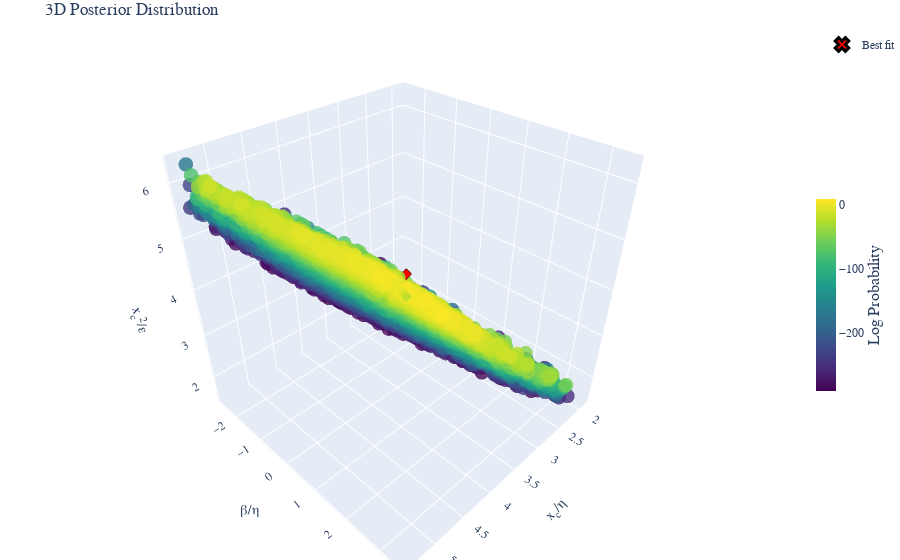

Notebook code cell kept with this figure:
### Code cell
fig =post.plot_posterior3D_interactive([0,1,2],labels=labels_trans, truths=np.log(truths_trans),truth_label="Best fit" )
# Save the figure using matplotlib's savefig instead of plotly's write_image
fig.show()
if SAVE_PRODUCTS:
    # Save the figure as HTML
    html_file_name = config_name+test_str+'_3D_plot'
    if subfolder is not None:
        html_file_name = os.path.join(subfolder, html_file_name)
    html_path = os.path.join(Products_folder, 'html_3d_plots', f'{html_file_name}.html')
    # Create directory if it doesn't exist
    os.makedirs(os.path.dirname(html_path), exist_ok=True)
    fig.write_html(html_path)

### Figure 1 — Plotly figure (JSON) as saved in the notebook; plotly's stock layout.template omitted (floating-point values rounded to 4 significant figures; data arrays with more than 128 entries replaced by an {"elided": "..."} marker saying what was removed)
{"data": [{"marker": {"color": {"elided": "6419 float values"}, "colorbar": {"len": 0.4, "thickness": 20, "title": {"font": {"size": 16}, "side": "right", "text": "Log Probability"}, "x": 1.0, "y": 0.5}, "colorscale": [[0.0, "#440154"], [0.1111, "#482878"], [0.2222, "#3e4989"], [0.3333, "#31688e"], [0.4444, "#26828e"], [0.5556, "#1f9e89"], [0.6667, "#35b779"], [0.7778, "#6ece58"], [0.8889, "#b5de2b"], [1.0, "#fde725"]], "opacity": 0.8, "size": 5}, "mode": "markers", "name": "Posterior", "scene": "scene", "showlegend": false, "type": "scatter3d", "x": {"elided": "6419 float values"}, "y": {"elided": "6419 float values"}, "z": {"elided": "6419 float values"}}, {"marker": {"color": "red", "line": {"color": "black", "width": 3}, "size": 12, "symbol": "x"}, "mode": "markers", "name": "Best fit", "scene": "scene", "showlegend": true, "type": "scatter3d", "x": [4.586], "y": [1.858], "z": [5.277]}], "layout": {"font": {"family": "Computer Modern"}, "margin": {"b": 0, "l": 0, "r": 0, "t": 30}, "scene": {"aspectmode": "cube", "xaxis": {"exponentformat": "e", "showexponent": "all", "title": {"font": {"size": 14}, "text": "x<sub>c</sub>/η"}}, "yaxis": {"exponentformat": "e", "showexponent": "all", "title": {"font": {"size": 14}, "text": "β/η"}}, "zaxis": {"exponentformat": "e", "showexponent": "all", "title": {"font": {"size": 14}, "text": "x<sub>c</sub><sup>2</sup>/ε"}}}, "title": {"text": "3D Posterior Distribution"}}}
